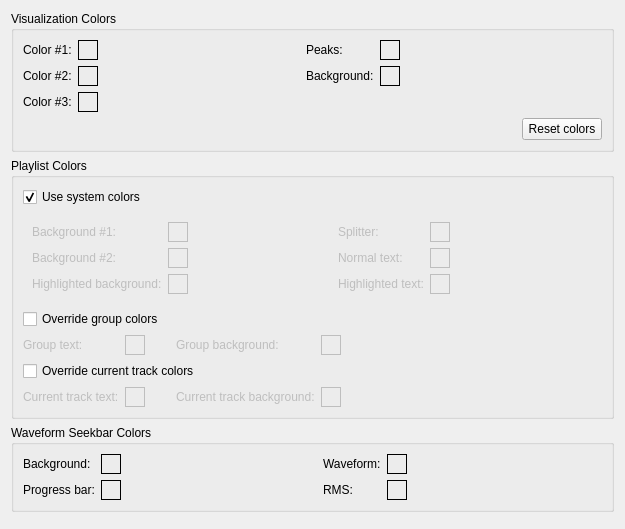
         <widget class="QWidget" name="scrollAreaWidgetContents">
          <property name="geometry">
           <rect>
            <x>0</x>
            <y>0</y>
            <width>625</width>
            <height>529</height>
           </rect>
          </property>
          <layout class="QVBoxLayout" name="verticalLayout_4">
           <item>
            <widget class="QGroupBox" name="groupBox_4">
             <property name="title">
              <string>Visualization Colors</string>
             </property>
             <layout class="QGridLayout" name="gridLayout_4">
              <item row="0" column="0">
               <widget class="QLabel" name="label">
                <property name="text">
                 <string>Color #1:</string>
                </property>
               </widget>
              </item>
              <item row="0" column="1">
               <widget class="ColorWidget" name="vColor1">
                <property name="sizePolicy">
                 <sizepolicy hsizetype="Fixed" vsizetype="Fixed">
                  <horstretch>0</horstretch>
                  <verstretch>0</verstretch>
                 </sizepolicy>
                </property>
                <property name="minimumSize">
                 <size>
                  <width>20</width>
                  <height>20</height>
                 </size>
                </property>
                <property name="maximumSize">
                 <size>
                  <width>20</width>
                  <height>20</height>
                 </size>
                </property>
                <property name="frameShape">
                 <enum>QFrame::Box</enum>
                </property>
                <property name="frameShadow">
                 <enum>QFrame::Plain</enum>
                </property>
               </widget>
              </item>
              <item row="0" column="3">
               <widget class="QLabel" name="label_3">
                <property name="text">
                 <string>Peaks:</string>
                </property>
               </widget>
              </item>
              <item row="0" column="4">
               <widget class="ColorWidget" name="peaksColor">
                <property name="sizePolicy">
                 <sizepolicy hsizetype="Fixed" vsizetype="Fixed">
                  <horstretch>0</horstretch>
                  <verstretch>0</verstretch>
                 </sizepolicy>
                </property>
                <property name="minimumSize">
                 <size>
                  <width>20</width>
                  <height>20</height>
                 </size>
                </property>
                <property name="maximumSize">
                 <size>
                  <width>20</width>
                  <height>20</height>
                 </size>
                </property>
                <property name="frameShape">
                 <enum>QFrame::Box</enum>
                </property>
               </widget>
              </item>
              <item row="1" column="0">
               <widget class="QLabel" name="label_4">
                <property name="text">
                 <string>Color #2:</string>
                </property>
               </widget>
              </item>
              <item row="1" column="1">
               <widget class="ColorWidget" name="vColor2">
                <property name="sizePolicy">
                 <sizepolicy hsizetype="Fixed" vsizetype="Fixed">
                  <horstretch>0</horstretch>
                  <verstretch>0</verstretch>
                 </sizepolicy>
                </property>
                <property name="minimumSize">
                 <size>
                  <width>20</width>
                  <height>20</height>
                 </size>
                </property>
                <property name="maximumSize">
                 <size>
                  <width>20</width>
                  <height>20</height>
                 </size>
                </property>
                <property name="frameShape">
                 <enum>QFrame::Box</enum>
                </property>
               </widget>
              </item>
              <item row="1" column="3">
               <widget class="QLabel" name="label_5">
                <property name="text">
                 <string>Background:</string>
                </property>
               </widget>
              </item>
              <item row="1" column="4">
               <widget class="ColorWidget" name="bgColor">
                <property name="sizePolicy">
                 <sizepolicy hsizetype="Fixed" vsizetype="Fixed">
                  <horstretch>0</horstretch>
                  <verstretch>0</verstretch>
                 </sizepolicy>
                </property>
                <property name="minimumSize">
                 <size>
                  <width>20</width>
                  <height>20</height>
                 </size>
                </property>
                <property name="maximumSize">
                 <size>
                  <width>20</width>
                  <height>20</height>
                 </size>
                </property>
                <property name="frameShape">
                 <enum>QFrame::Box</enum>
                </property>
               </widget>
              </item>
              <item row="2" column="0">
               <widget class="QLabel" name="label_6">
                <property name="text">
                 <string>Color #3:</string>
                </property>
               </widget>
              </item>
              <item row="2" column="1">
               <widget class="ColorWidget" name="vColor3">
                <property name="sizePolicy">
                 <sizepolicy hsizetype="Fixed" vsizetype="Fixed">
                  <horstretch>0</horstretch>
                  <verstretch>0</verstretch>
                 </sizepolicy>
                </property>
                <property name="minimumSize">
                 <size>
                  <width>20</width>
                  <height>20</height>
                 </size>
                </property>
                <property name="maximumSize">
                 <size>
                  <width>20</width>
                  <height>20</height>
                 </size>
                </property>
                <property name="frameShape">
                 <enum>QFrame::Box</enum>
                </property>
               </widget>
              </item>
              <item row="2" column="3" colspan="3">
               <spacer name="horizontalSpacer">
                <property name="orientation">
                 <enum>Qt::Horizontal</enum>
                </property>
                <property name="sizeType">
                 <enum>QSizePolicy::Preferred</enum>
                </property>
                <property name="sizeHint" stdset="0">
                 <size>
                  <width>20</width>
                  <height>20</height>
                 </size>
                </property>
               </spacer>
              </item>
              <item row="0" column="2" rowspan="3">
               <spacer name="horizontalSpacer_4">
                <property name="orientation">
                 <enum>Qt::Horizontal</enum>
                </property>
                <property name="sizeHint" stdset="0">
                 <size>
                  <width>40</width>
                  <height>20</height>
                 </size>
                </property>
               </spacer>
              </item>
              <item row="0" column="5" rowspan="2">
               <spacer name="horizontalSpacer_3">
                <property name="orientation">
                 <enum>Qt::Horizontal</enum>
                </property>
                <property name="sizeHint" stdset="0">
                 <size>
                  <width>10</width>
                  <height>20</height>
                 </size>
                </property>
               </spacer>
              </item>
              <item row="3" column="0" colspan="6">
               <layout class="QHBoxLayout" name="horizontalLayout_6">
                <item>
                 <spacer name="horizontalSpacer_12">
                  <property name="orientation">
                   <enum>Qt::Horizontal</enum>
                  </property>
                  <property name="sizeHint" stdset="0">
                   <size>
                    <width>40</width>
                    <height>20</height>
                   </size>
                  </property>
                 </spacer>
                </item>
                <item>
                 <widget class="QPushButton" name="resetColorsButton">
                  <property name="text">
                   <string>Reset colors</string>
                  </property>
                 </widget>
                </item>
               </layout>
              </item>
             </layout>
            </widget>
           </item>
           <item>
            <widget class="QGroupBox" name="groupBox_3">
             <property name="title">
              <string>Playlist Colors</string>
             </property>
             <layout class="QGridLayout" name="gridLayout_7">
              <item row="0" column="0" colspan="6">
               <widget class="QCheckBox" name="plSystemColorsCheckBox">
                <property name="text">
                 <string>Use system colors</string>
                </property>
                <property name="checked">
                 <bool>true</bool>
                </property>
               </widget>
              </item>
              <item row="1" column="0" colspan="6">
               <widget class="QWidget" name="widget_2" native="true">
                <property name="enabled">
                 <bool>false</bool>
                </property>
                <layout class="QGridLayout" name="gridLayout_2">
                 <item row="0" column="0">
                  <widget class="QLabel" name="label_7">
                   <property name="text">
                    <string>Background #1:</string>
                   </property>
                  </widget>
                 </item>
                 <item row="0" column="1">
                  <widget class="ColorWidget" name="plBg1Color">
                   <property name="sizePolicy">
                    <sizepolicy hsizetype="Fixed" vsizetype="Fixed">
                     <horstretch>0</horstretch>
                     <verstretch>0</verstretch>
                    </sizepolicy>
                   </property>
                   <property name="minimumSize">
                    <size>
                     <width>20</width>
                     <height>20</height>
                    </size>
                   </property>
                   <property name="maximumSize">
                    <size>
                     <width>20</width>
                     <height>20</height>
                    </size>
                   </property>
                   <property name="frameShape">
                    <enum>QFrame::Box</enum>
                   </property>
                  </widget>
                 </item>
                 <item row="0" column="2" rowspan="3">
                  <spacer name="horizontalSpacer_5">
                   <property name="orientation">
                    <enum>Qt::Horizontal</enum>
                   </property>
                   <property name="sizeHint" stdset="0">
                    <size>
                     <width>40</width>
                     <height>43</height>
                    </size>
                   </property>
                  </spacer>
                 </item>
                 <item row="0" column="3">
                  <widget class="QLabel" name="label_19">
                   <property name="text">
                    <string>Splitter:</string>
                   </property>
                  </widget>
                 </item>
                 <item row="0" column="4">
                  <widget class="ColorWidget" name="plSplitterColor">
                   <property name="sizePolicy">
                    <sizepolicy hsizetype="Fixed" vsizetype="Fixed">
                     <horstretch>0</horstretch>
                     <verstretch>0</verstretch>
                    </sizepolicy>
                   </property>
                   <property name="minimumSize">
                    <size>
                     <width>20</width>
                     <height>20</height>
                    </size>
                   </property>
                   <property name="maximumSize">
                    <size>
                     <width>20</width>
                     <height>20</height>
                    </size>
                   </property>
                   <property name="baseSize">
                    <size>
                     <width>20</width>
                     <height>20</height>
                    </size>
                   </property>
                   <property name="frameShape">
                    <enum>QFrame::Box</enum>
                   </property>
                   <property name="frameShadow">
                    <enum>QFrame::Plain</enum>
                   </property>
                  </widget>
                 </item>
                 <item row="0" column="5" rowspan="3">
                  <spacer name="horizontalSpacer_6">
                   <property name="orientation">
                    <enum>Qt::Horizontal</enum>
                   </property>
                   <property name="sizeHint" stdset="0">
                    <size>
                     <width>66</width>
                     <height>68</height>
                    </size>
                   </property>
                  </spacer>
                 </item>
                 <item row="1" column="0">
                  <widget class="QLabel" name="label_8">
                   <property name="text">
                    <string>Background #2:</string>
                   </property>
                  </widget>
                 </item>
                 <item row="1" column="1">
                  <widget class="ColorWidget" name="plBg2Color">
                   <property name="sizePolicy">
                    <sizepolicy hsizetype="Fixed" vsizetype="Fixed">
                     <horstretch>0</horstretch>
                     <verstretch>0</verstretch>
                    </sizepolicy>
                   </property>
                   <property name="minimumSize">
                    <size>
                     <width>20</width>
                     <height>20</height>
                    </size>
                   </property>
                   <property name="maximumSize">
                    <size>
                     <width>20</width>
                     <height>20</height>
                    </size>
                   </property>
                   <property name="frameShape">
                    <enum>QFrame::Box</enum>
                   </property>
                  </widget>
                 </item>
                 <item row="1" column="3">
                  <widget class="QLabel" name="label_10">
                   <property name="text">
                    <string>Normal text:</string>
                   </property>
                  </widget>
                 </item>
                 <item row="1" column="4">
                  <widget class="ColorWidget" name="plTextNormalColor">
                   <property name="sizePolicy">
                    <sizepolicy hsizetype="Fixed" vsizetype="Fixed">
                     <horstretch>0</horstretch>
                     <verstretch>0</verstretch>
                    </sizepolicy>
                   </property>
                   <property name="minimumSize">
                    <size>
                     <width>20</width>
                     <height>20</height>
                    </size>
                   </property>
                   <property name="maximumSize">
                    <size>
                     <width>20</width>
                     <height>20</height>
                    </size>
                   </property>
                   <property name="frameShape">
                    <enum>QFrame::Box</enum>
                   </property>
                  </widget>
                 </item>
                 <item row="2" column="0">
                  <widget class="QLabel" name="label_9">
                   <property name="text">
                    <string>Highlighted background:</string>
                   </property>
                  </widget>
                 </item>
                 <item row="2" column="1">
                  <widget class="ColorWidget" name="plHlColor">
                   <property name="sizePolicy">
                    <sizepolicy hsizetype="Fixed" vsizetype="Fixed">
                     <horstretch>0</horstretch>
                     <verstretch>0</verstretch>
                    </sizepolicy>
                   </property>
                   <property name="minimumSize">
                    <size>
                     <width>20</width>
                     <height>20</height>
                    </size>
                   </property>
                   <property name="maximumSize">
                    <size>
                     <width>20</width>
                     <height>20</height>
                    </size>
                   </property>
                   <property name="frameShape">
                    <enum>QFrame::Box</enum>
                   </property>
                  </widget>
                 </item>
                 <item row="2" column="3">
                  <widget class="QLabel" name="label_12">
                   <property name="text">
                    <string>Highlighted text:</string>
                   </property>
                  </widget>
                 </item>
                 <item row="2" column="4">
                  <widget class="ColorWidget" name="plTextHlCurrentColor">
                   <property name="sizePolicy">
                    <sizepolicy hsizetype="Fixed" vsizetype="Fixed">
                     <horstretch>0</horstretch>
                     <verstretch>0</verstretch>
                    </sizepolicy>
                   </property>
                   <property name="minimumSize">
                    <size>
                     <width>20</width>
                     <height>20</height>
                    </size>
                   </property>
                   <property name="maximumSize">
                    <size>
                     <width>20</width>
                     <height>20</height>
                    </size>
                   </property>
                   <property name="frameShape">
                    <enum>QFrame::Box</enum>
                   </property>
                   <property name="frameShadow">
                    <enum>QFrame::Plain</enum>
                   </property>
                  </widget>
                 </item>
                </layout>
               </widget>
              </item>
              <item row="2" column="0" colspan="6">
               <widget class="QCheckBox" name="plOverrideGroupColorsCheckBox">
                <property name="text">
                 <string>Override group colors</string>
                </property>
               </widget>
              </item>
              <item row="3" column="0">
               <widget class="QLabel" name="label_15">
                <property name="enabled">
                 <bool>false</bool>
                </property>
                <property name="text">
                 <string>Group text:</string>
                </property>
               </widget>
              </item>
              <item row="3" column="1">
               <widget class="ColorWidget" name="plGrTextColor">
                <property name="enabled">
                 <bool>false</bool>
                </property>
                <property name="sizePolicy">
                 <sizepolicy hsizetype="Fixed" vsizetype="Fixed">
                  <horstretch>0</horstretch>
                  <verstretch>0</verstretch>
                 </sizepolicy>
                </property>
                <property name="minimumSize">
                 <size>
                  <width>20</width>
                  <height>20</height>
                 </size>
                </property>
                <property name="frameShape">
                 <enum>QFrame::Box</enum>
                </property>
                <property name="frameShadow">
                 <enum>QFrame::Plain</enum>
                </property>
               </widget>
              </item>
              <item row="3" column="2">
               <spacer name="horizontalSpacer_15">
                <property name="orientation">
                 <enum>Qt::Horizontal</enum>
                </property>
                <property name="sizeHint" stdset="0">
                 <size>
                  <width>40</width>
                  <height>20</height>
                 </size>
                </property>
               </spacer>
              </item>
              <item row="3" column="3">
               <widget class="QLabel" name="label_14">
                <property name="enabled">
                 <bool>false</bool>
                </property>
                <property name="text">
                 <string>Group background:</string>
                </property>
               </widget>
              </item>
              <item row="3" column="4">
               <widget class="ColorWidget" name="plGrBgColor">
                <property name="enabled">
                 <bool>false</bool>
                </property>
                <property name="sizePolicy">
                 <sizepolicy hsizetype="Fixed" vsizetype="Fixed">
                  <horstretch>0</horstretch>
                  <verstretch>0</verstretch>
                 </sizepolicy>
                </property>
                <property name="minimumSize">
                 <size>
                  <width>20</width>
                  <height>20</height>
                 </size>
                </property>
                <property name="frameShape">
                 <enum>QFrame::Box</enum>
                </property>
                <property name="frameShadow">
                 <enum>QFrame::Plain</enum>
                </property>
               </widget>
              </item>
              <item row="3" column="5">
               <spacer name="horizontalSpacer_9">
                <property name="orientation">
                 <enum>Qt::Horizontal</enum>
                </property>
                <property name="sizeHint" stdset="0">
                 <size>
                  <width>275</width>
                  <height>20</height>
                 </size>
                </property>
               </spacer>
              </item>
              <item row="4" column="0" colspan="6">
               <widget class="QCheckBox" name="plOverrideCurrentTrackColorsCheckBox">
                <property name="text">
                 <string>Override current track colors</string>
                </property>
               </widget>
              </item>
              <item row="5" column="0">
               <widget class="QLabel" name="label_11">
                <property name="enabled">
                 <bool>false</bool>
                </property>
                <property name="text">
                 <string>Current track text:</string>
                </property>
               </widget>
              </item>
              <item row="5" column="1">
               <widget class="ColorWidget" name="plTextCurrentColor">
                <property name="enabled">
                 <bool>false</bool>
                </property>
                <property name="sizePolicy">
                 <sizepolicy hsizetype="Fixed" vsizetype="Fixed">
                  <horstretch>0</horstretch>
                  <verstretch>0</verstretch>
                 </sizepolicy>
                </property>
                <property name="minimumSize">
                 <size>
                  <width>20</width>
                  <height>20</height>
                 </size>
                </property>
                <property name="maximumSize">
                 <size>
                  <width>20</width>
                  <height>20</height>
                 </size>
                </property>
                <property name="frameShape">
                 <enum>QFrame::Box</enum>
                </property>
               </widget>
              </item>
              <item row="5" column="2">
               <spacer name="horizontalSpacer_16">
                <property name="orientation">
                 <enum>Qt::Horizontal</enum>
                </property>
                <property name="sizeHint" stdset="0">
                 <size>
                  <width>40</width>
                  <height>20</height>
                 </size>
                </property>
               </spacer>
              </item>
              <item row="5" column="3">
               <widget class="QLabel" name="label_20">
                <property name="enabled">
                 <bool>false</bool>
                </property>
                <property name="text">
                 <string>Current track background:</string>
                </property>
               </widget>
              </item>
              <item row="5" column="4">
               <widget class="ColorWidget" name="plCurrentTrackBgColor">
                <property name="enabled">
                 <bool>false</bool>
                </property>
                <property name="sizePolicy">
                 <sizepolicy hsizetype="Fixed" vsizetype="Fixed">
                  <horstretch>0</horstretch>
                  <verstretch>0</verstretch>
                 </sizepolicy>
                </property>
                <property name="minimumSize">
                 <size>
                  <width>20</width>
                  <height>20</height>
                 </size>
                </property>
                <property name="frameShape">
                 <enum>QFrame::Box</enum>
                </property>
                <property name="frameShadow">
                 <enum>QFrame::Plain</enum>
                </property>
               </widget>
              </item>
              <item row="5" column="5">
               <spacer name="horizontalSpacer_10">
                <property name="orientation">
                 <enum>Qt::Horizontal</enum>
                </property>
                <property name="sizeHint" stdset="0">
                 <size>
                  <width>275</width>
                  <height>20</height>
                 </size>
                </property>
               </spacer>
              </item>
             </layout>
            </widget>
           </item>
           <item>
            <widget class="QGroupBox" name="groupBox_8">
             <property name="title">
              <string>Waveform Seekbar Colors</string>
             </property>
             <layout class="QGridLayout" name="gridLayout_5">
              <item row="1" column="0">
               <widget class="QLabel" name="label_24">
                <property name="text">
                 <string>Progress bar:</string>
                </property>
               </widget>
              </item>
              <item row="0" column="1">
               <widget class="ColorWidget" name="wfsbBgColor">
                <property name="sizePolicy">
                 <sizepolicy hsizetype="Fixed" vsizetype="Fixed">
                  <horstretch>0</horstretch>
                  <verstretch>0</verstretch>
                 </sizepolicy>
                </property>
                <property name="minimumSize">
                 <size>
                  <width>20</width>
                  <height>20</height>
                 </size>
                </property>
                <property name="maximumSize">
                 <size>
                  <width>20</width>
                  <height>20</height>
                 </size>
                </property>
                <property name="frameShape">
                 <enum>QFrame::Box</enum>
                </property>
               </widget>
              </item>
              <item row="1" column="1">
               <widget class="ColorWidget" name="wfsbProgressBarColor">
                <property name="sizePolicy">
                 <sizepolicy hsizetype="Fixed" vsizetype="Fixed">
                  <horstretch>0</horstretch>
                  <verstretch>0</verstretch>
                 </sizepolicy>
                </property>
                <property name="minimumSize">
                 <size>
                  <width>20</width>
                  <height>20</height>
                 </size>
                </property>
                <property name="maximumSize">
                 <size>
                  <width>20</width>
                  <height>20</height>
                 </size>
                </property>
                <property name="frameShape">
                 <enum>QFrame::Box</enum>
                </property>
               </widget>
              </item>
              <item row="1" column="4">
               <widget class="ColorWidget" name="wfsbRmsColor">
                <property name="sizePolicy">
                 <sizepolicy hsizetype="Fixed" vsizetype="Fixed">
                  <horstretch>0</horstretch>
                  <verstretch>0</verstretch>
                 </sizepolicy>
                </property>
                <property name="minimumSize">
                 <size>
                  <width>20</width>
                  <height>20</height>
                 </size>
                </property>
                <property name="maximumSize">
                 <size>
                  <width>20</width>
                  <height>20</height>
                 </size>
                </property>
                <property name="frameShape">
                 <enum>QFrame::Box</enum>
                </property>
               </widget>
              </item>
              <item row="0" column="0">
               <widget class="QLabel" name="label_21">
                <property name="text">
                 <string>Background:</string>
                </property>
               </widget>
              </item>
              <item row="1" column="3">
               <widget class="QLabel" name="label_23">
                <property name="text">
                 <string extracomment="Root mean square">RMS:</string>
                </property>
               </widget>
              </item>
              <item row="0" column="2" rowspan="2">
               <spacer name="horizontalSpacer_11">
                <property name="orientation">
                 <enum>Qt::Horizontal</enum>
                </property>
                <property name="sizeHint" stdset="0">
                 <size>
                  <width>40</width>
                  <height>20</height>
                 </size>
                </property>
               </spacer>
              </item>
              <item row="0" column="4">
               <widget class="ColorWidget" name="wfsbWaveFormColor">
                <property name="sizePolicy">
                 <sizepolicy hsizetype="Fixed" vsizetype="Fixed">
                  <horstretch>0</horstretch>
                  <verstretch>0</verstretch>
                 </sizepolicy>
                </property>
                <property name="minimumSize">
                 <size>
                  <width>20</width>
                  <height>20</height>
                 </size>
                </property>
                <property name="maximumSize">
                 <size>
                  <width>20</width>
                  <height>20</height>
                 </size>
                </property>
                <property name="frameShape">
                 <enum>QFrame::Box</enum>
                </property>
               </widget>
              </item>
              <item row="0" column="3">
               <widget class="QLabel" name="label_22">
                <property name="text">
                 <string>Waveform:</string>
                </property>
               </widget>
              </item>
              <item row="0" column="5" rowspan="2">
               <spacer name="horizontalSpacer_13">
                <property name="orientation">
                 <enum>Qt::Horizontal</enum>
                </property>
                <property name="sizeHint" stdset="0">
                 <size>
                  <width>40</width>
                  <height>20</height>
                 </size>
                </property>
               </spacer>
              </item>
             </layout>
            </widget>
           </item>
           <item>
            <spacer name="verticalSpacer_4">
             <property name="orientation">
              <enum>Qt::Vertical</enum>
             </property>
             <property name="sizeHint" stdset="0">
              <size>
               <width>20</width>
               <height>40</height>
              </size>
             </property>
            </spacer>
           </item>
          </layout>
         </widget>
